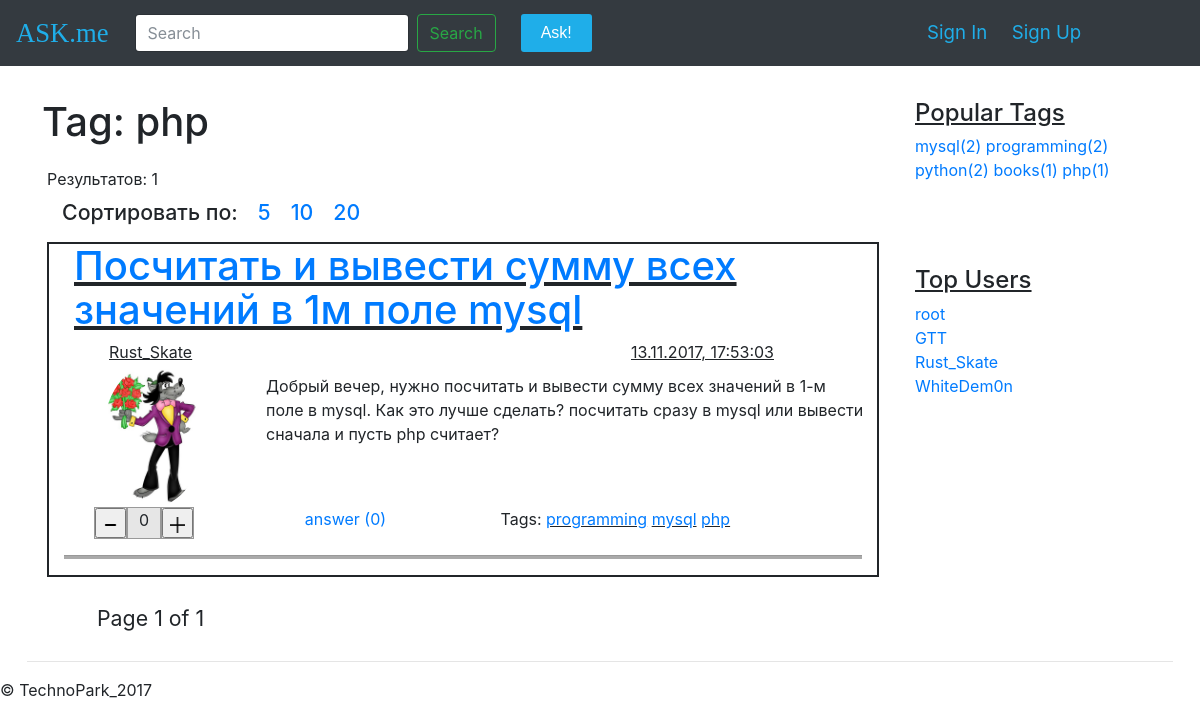
Before: /tag/php/ with the older database file.
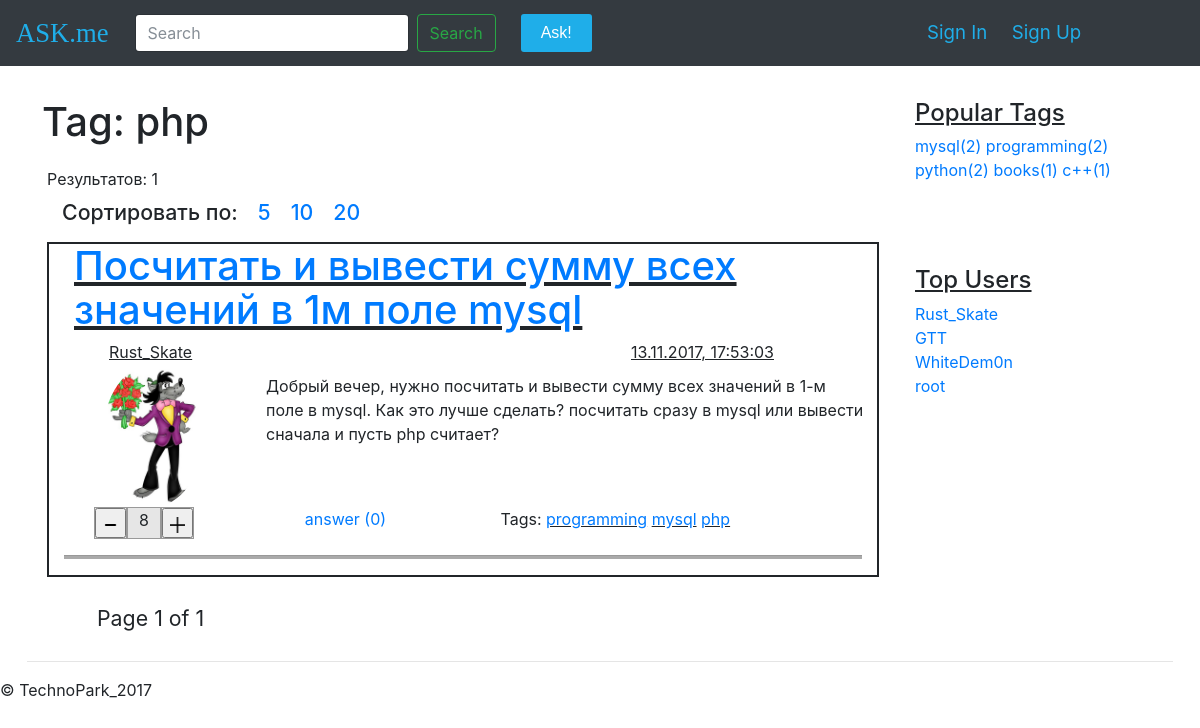
After: the same page with the newer database file.
### questions/models.py (models this page shows, shortened)
class Tag(models.Model):
    title = models.CharField(max_length=120, unique=True, verbose_name=u"Заголовок тега")
    objects = TagManager()

class Question(models.Model):
    author = models.ForeignKey(User)
    title = models.CharField(max_length=120, verbose_name=u"Заголовок вопроса")
    text = models.TextField(verbose_name=u"Полное описание вопроса")
    create_date = models.DateTimeField(default=datetime.now, verbose_name=u"Время создания вопроса")
    is_active = models.BooleanField(default=True, verbose_name=u"Доступность вопроса")
    tags = models.ManyToManyField(Tag, blank=True)
    category = models.ForeignKey(Category, blank=True)
    status = models.OneToOneField(Status)
    objects = QuestionManager()
    class Meta:
        ordering = ['-create_date']

class User(AbstractUser):
    upload = models.ImageField(default='static/img/ava.png', upload_to='%Y/%m/%d/', verbose_name=u"Аватар")
    rating = models.IntegerField(default=0, verbose_name=u"Рейтинг")
    objects = MyUserManager()

class Status(models.Model):
    viewsNum = models.IntegerField(default=0, verbose_name=u"Количество просмотров")
    likesNum = models.IntegerField(default=0, verbose_name=u"Количество лайков")

### questions/views.py (the view)
# urls.py: url(r'^tag/(?P<tag_word>(\w|(\+|#|\-)+)+)/$', views.tag, name='tag_detail'),
def tag(request, tag_word):
    ctx = dict()
    q_tag_list = Question.objects.questions_tag(tag_word)
    is_set_like(request)
    page_qlist, pageN = paginate(q_tag_list, request)
    tag_list = get_top_tags()
    user_list = get_top_users()
    ctx['user_list'] = user_list
    ctx['questions'] = page_qlist
    ctx['page'] = pageN
    ctx['tag_list'] = tag_list
    ctx['tag_word'] = tag_word
    return render(request, 'tag.html', ctx)

### questions/models.py (called while the page is built)
    def get_top_N(self,N):
        return self.order_by('-rating')[0:N]

    def questions_tag(self, tag_word):
        return self.filter(is_active=True, tags__title__iexact=tag_word).order_by('-status__likesNum')

    def get_top_N(self,N):
        return self.values('title').annotate(num_questions=Count('question')).order_by('-num_questions')[0:N]

### questions/views.py (called while the page is built, shortened)
def paginate(objects, request):
    limit = 5
    page_num = 1
    if request.method == 'GET':
        page_num = int(request.GET.get('page', 1))
        limit = int(request.GET.get('limit', 5))
    p = Paginator(objects, limit)
    p.limiturl = 'limit='+str(limit)
    try:
        pageN = p.page(page_num)
    except PageNotAnInteger:
        pageN = p.page(1)
    except EmptyPage:
        pageN = p.page(p.num_pages)
    object_page = pageN.object_list
    return object_page, pageN

def is_set_like(request):
    like = None
    if request.method == 'POST':
        like = request.POST.get('like')

def get_top_tags():
    return Tag.objects.get_top_N(5)

def get_top_users():
    return User.objects.get_top_N(5)

### questions/templates/tag.html (shortened to what this page needs)
{% extends "base.html" %}
{% block content %}
          <div class="row quest_head">
            <h1>Tag: {{ tag_word }}</h1>
            </div>
            <div class="row" style="margin-left: 20px">
                Результатов: {{ page.paginator.count }}</div>
            <div class="row pages"> <h4>
                <ul>
                    <li>Сортировать по:</li>
                    <li><a href="{% url 'tag_detail' tag_word %}?limit=5">5</a></li>
                    <li><a href="{% url 'tag_detail' tag_word %}?limit=10">10</a></li>
                    <li><a href="{% url 'tag_detail' tag_word %}?limit=20">20</a></li>
                </ul></h4></div>
              {% for question in questions %}
                  {% include "question.html" %}
              {% endfor %}
          <div class="pages">
          <ul>
            <li>
                Page {{ page.number }} of {{ page.paginator.num_pages }}
            </li>
          </ul>
        </div>
{% endblock %}

### templates/base.html (shortened to what this page needs)
<!DOCTYPE html>
<html lang="en"><head><meta http-equiv="Content-Type" content="text/html; charset=UTF-8">
    <link href="/static/css/bootstrap/dist/css/bootstrap.min.css" rel="stylesheet">
    <link href="/static/css/my_style.css" rel="stylesheet">
  </head>
  <body>
    <nav class="navbar navbar-expand-md fixed-top navbar-dark bg-dark">
      <a class="navbar-brand" href="{% url 'index' %}">ASK.me</a>
      <div class="collapse navbar-collapse" id="navbarsExampleDefault">
        <ul class="navbar-nav mr-auto">
        <form class="form-inline my-2 my-lg-0 mySearch " action=" " method="GET">
          <input class="form-control mr-sm-2" type="text" placeholder="Search" aria-label="Search" name="search">
          <button class="btn btn-outline-success my-2 my-sm-0" type="submit">Search</button>
        </form>
        </ul>
        <ul class="navbar-nav mr-auto">
          <a href="{% url 'ask' %}" class="btn-ask">Ask!</a>
        </ul>
      </div>
        {% if user.is_authenticated %}
                <div class="col-md-4">
                    <img src="{{ request.user.upload.url }}" width="50" height="50" alt="ava" class="ava">
                    <a href="{% url 'userset' %}" class="myLogin">{{ request.user }}(settings)</a>
                    <a href="{% url 'logout' %}" class="myLogin">Exit</a>
                </div>
            {% else %}
      	        <div class="col-md-3 col-sm-5">
                 <a href="{% url 'signin' %}" class="myLogin">Sign In</a>
                <a href="{% url 'signup' %}" class="myLogin">Sign Up</a>
            {% endif %}
      	</div>
    </nav>
    <main role="main" class="container-fluid mymarg">
      <div class="row row-offcanvas row-offcanvas-right">
        <div class="col-9">
          {% block content %} {% endblock %}
        </div>
		<aside class="col-3 ml-sm-auto blog-sidebar">
          <div class="sidebar-module">
            <u><h4>Popular Tags</h4></u>
            <div>
                {% for tagg in tag_list %}
                    <a href="{% url 'tag_detail' tagg.title %}" class="otherPlace">{{ tagg.title }}({{ tagg.num_questions }}) </a>
                {% endfor %}
            </div>
          </div>
          <div class="sidebar-module mymarg">
            <u><h4>Top Users</h4></u>
            <ol class="list-unstyled">
                {% for user in user_list %}
                    <li><a href="#">{{ user.username }}</a></li>
                {% endfor %}
            </ol>
          </div>
        </aside>
      </div>
      <hr>
    </main>
      <footer>
        <p>© TechnoPark_2017</p>
      </footer>
  </body></html>

### questions/templates/question.html (shortened to what this page needs)
          <article class="lmarg20">
            <header>
              <h1><u><a href="{% url 'question_detail' question.id %}">{{ question.title }}</a></u></h1>
            </header>
            <div class="row " style="margin-left: 30px">
                <div class="col-md-8 col-sm-12"><u>
                    {{ question.author.username }}</u>
                </div>
                <div class="col-md-4 col-sm-12"><u>
                    {{ question.create_date|date:"d.m.Y, H:i:s" }}</u>
                </div>
            </div>
            <div class="row">
              <div class='col-md-3 col-sm-12 quest_img'>
                  <img src="{{ question.author.upload.url }}">
              </div>
              <div class='col-md-9 col-sm-12 quest_text'>
                {{ question.text }}
              </div>
            </div>
            <div class="foot">
              <div class="quest_foot">
               <div class="row" style="margin-left: 30px">
                  <div class="col-md-3 col-sm-12 ">
                    <form action=" " method="POST">
                      <div class="row rating">
                       <div class="col-4 ratCell"><button name="like" value="m"><img src="/static/img/minus.ico" width="100%"></button></div>
                       <div class="col-4 ratCell">{{ question.status.likesNum }}</div>
                       <div class="col-4 ratCell"><button name="like" value="p"><img src="/static/img/plus.ico" width="100%"></button></div>
                      </div>
                    </form>
                  </div>
                  <div class="col-md-3 col-sm-12"><a href="#">answer ({{ question.answer_set.all.count }})</a></div>
                 <div class="col-md-6 col-sm-12">Tags:
                    {% for tag in question.tags.all %}
                        <u><a href="{% url 'tag_detail' tag.title %}">{{ tag.title }}</a></u>
                    {% endfor %}
                 </div>
                </div>
              </div>
            </div>
            <hr>
          </article>

### static/css/my_style.css (style rules this page uses)
.mr-auto { margin-right: 25px !important; }
.btn-ask { padding: 7px 20px 7px 20px; background: #1FAEE9; font-family: "Arial"; color: #ffffff; border-radius: 3px; text-decoration: none; }
a.btn-ask:active, a.btn-ask { text-decoration: none; }
a.navbar-brand { font-family: "Сomic Sans MS"; font-size: 20pt; color: #1FAEE9 !important; }
form.mySearch { margin-left: 10px; }
.mymarg { margin-top: 85px; }
a.otherPlace { color: blue font-size: 16px; }
main.container-fluid { width: 98%; }
a.myLogin { font-size: 14pt; color: #1FAEE9; margin-left: 20px; }
.lmarg20 { padding-left: 15px; padding-right: 15px; margin-left: 20px; margin-bottom: 15px; border-style: solid; border-width: 2px; }
.lmarg20 hr { height: 3px; width: 100%; background-color: #AAA; }
.lmarg20 h1 { margin-left: 10px; }
div.quest_text { padding: 10px; }
div.quest_img { min-height: 100px; }
.quest_img img { display: block; width: 100px; border-radius: 100%; margin: auto; left: 0; top: 0; bottom: 0; right: 0; }
div.rating { width: 100px; background: #e6e6e6; margin-right: 20px; }
div.ratCell { border: 1px solid #999999; text-align: center; padding-left: 0; padding-right: 0; }
div.quest_head { margin: 15px; }
.blog-sidebar { position: fixed; top: 100px; right: 0px; }
div.pages li { margin: 10px; font-size: 16pt; display: block; float: left; list-style-type: none; }

Changed rows visible on the page:
changed through a linked row, Question "Посчитать и вывести сумму всех значений в 1м поле mysql": status.likesNum "0" → "8"
changed User "Rust_Skate": moves up the list
changed User "GTT": moves down the list
changed User "WhiteDem0n": moves up the list
Other visible differences:
new list line: "c++ ( 1 )"
list line gone: "php ( 1 )"
